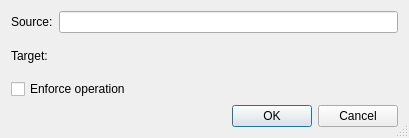
<?xml version="1.0" encoding="UTF-8"?>
<ui version="4.0">
 <class>SvnCopyDialog</class>
 <widget class="QDialog" name="SvnCopyDialog">
  <property name="geometry">
   <rect>
    <x>0</x>
    <y>0</y>
    <width>409</width>
    <height>138</height>
   </rect>
  </property>
  <property name="windowTitle">
   <string>Subversion Copy</string>
  </property>
  <property name="sizeGripEnabled">
   <bool>true</bool>
  </property>
  <layout class="QGridLayout" name="gridLayout">
   <item row="0" column="0">
    <widget class="QLabel" name="textLabel1">
     <property name="text">
      <string>Source:</string>
     </property>
    </widget>
   </item>
   <item row="0" column="1">
    <widget class="QLineEdit" name="sourceEdit">
     <property name="toolTip">
      <string>Shows the name of the source</string>
     </property>
     <property name="whatsThis">
      <string>&lt;b&gt;Source name&lt;/b&gt;
&lt;p&gt;This field shows the name of the source.&lt;/p&gt;</string>
     </property>
     <property name="readOnly">
      <bool>true</bool>
     </property>
    </widget>
   </item>
   <item row="1" column="0">
    <widget class="QLabel" name="textLabel2">
     <property name="text">
      <string>Target:</string>
     </property>
    </widget>
   </item>
   <item row="1" column="1">
    <widget class="EricPathPicker" name="targetPicker" native="true">
     <property name="sizePolicy">
      <sizepolicy hsizetype="Expanding" vsizetype="Preferred">
       <horstretch>0</horstretch>
       <verstretch>0</verstretch>
      </sizepolicy>
     </property>
     <property name="focusPolicy">
      <enum>Qt::StrongFocus</enum>
     </property>
     <property name="toolTip">
      <string>Enter the target name</string>
     </property>
     <property name="whatsThis">
      <string>&lt;b&gt;Target name&lt;/b&gt;
&lt;p&gt;Enter the new name in this field. The target must be the new name or an absolute path.&lt;/p&gt;</string>
     </property>
    </widget>
   </item>
   <item row="2" column="0" colspan="2">
    <widget class="QCheckBox" name="forceCheckBox">
     <property name="toolTip">
      <string>Select to force the operation</string>
     </property>
     <property name="text">
      <string>Enforce operation</string>
     </property>
    </widget>
   </item>
   <item row="3" column="0" colspan="2">
    <widget class="QDialogButtonBox" name="buttonBox">
     <property name="orientation">
      <enum>Qt::Horizontal</enum>
     </property>
     <property name="standardButtons">
      <set>QDialogButtonBox::Cancel|QDialogButtonBox::Ok</set>
     </property>
    </widget>
   </item>
  </layout>
 </widget>
 <pixmapfunction>qPixmapFromMimeSource</pixmapfunction>
 <customwidgets>
  <customwidget>
   <class>EricPathPicker</class>
   <extends>QWidget</extends>
   <header>EricWidgets/EricPathPicker.h</header>
   <container>1</container>
  </customwidget>
 </customwidgets>
 <tabstops>
  <tabstop>sourceEdit</tabstop>
  <tabstop>targetPicker</tabstop>
  <tabstop>forceCheckBox</tabstop>
 </tabstops>
 <resources/>
 <connections>
  <connection>
   <sender>buttonBox</sender>
   <signal>accepted()</signal>
   <receiver>SvnCopyDialog</receiver>
   <slot>accept()</slot>
   <hints>
    <hint type="sourcelabel">
     <x>32</x>
     <y>79</y>
    </hint>
    <hint type="destinationlabel">
     <x>32</x>
     <y>97</y>
    </hint>
   </hints>
  </connection>
  <connection>
   <sender>buttonBox</sender>
   <signal>rejected()</signal>
   <receiver>SvnCopyDialog</receiver>
   <slot>reject()</slot>
   <hints>
    <hint type="sourcelabel">
     <x>101</x>
     <y>80</y>
    </hint>
    <hint type="destinationlabel">
     <x>101</x>
     <y>97</y>
    </hint>
   </hints>
  </connection>
 </connections>
</ui>
